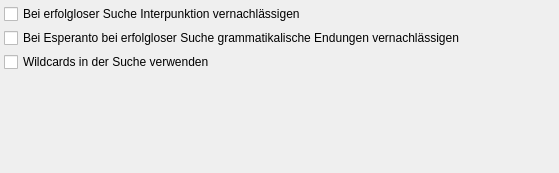
<ui version="4.0" >
 <class>ConfigDglSearchClass</class>
 <widget class="QWidget" name="ConfigDglSearchClass" >
  <property name="geometry" >
   <rect>
    <x>0</x>
    <y>0</y>
    <width>559</width>
    <height>173</height>
   </rect>
  </property>
  <property name="windowTitle" >
   <string>ConfigDglSearch</string>
  </property>
  <layout class="QVBoxLayout" >
   <property name="spacing" >
    <number>4</number>
   </property>
   <property name="leftMargin" >
    <number>4</number>
   </property>
   <property name="topMargin" >
    <number>4</number>
   </property>
   <property name="rightMargin" >
    <number>4</number>
   </property>
   <property name="bottomMargin" >
    <number>4</number>
   </property>
   <item>
    <widget class="QCheckBox" name="punctation" >
     <property name="text" >
      <string>Bei erfolgloser Suche Interpunktion vernachlässigen</string>
     </property>
    </widget>
   </item>
   <item>
    <widget class="QCheckBox" name="eoending" >
     <property name="text" >
      <string>Bei Esperanto bei erfolgloser Suche grammatikalische Endungen vernachlässigen</string>
     </property>
    </widget>
   </item>
   <item>
    <widget class="QCheckBox" name="cbUseWildcards" >
     <property name="text" >
      <string>Wildcards in der Suche verwenden</string>
     </property>
    </widget>
   </item>
   <item>
    <spacer>
     <property name="orientation" >
      <enum>Qt::Vertical</enum>
     </property>
     <property name="sizeHint" >
      <size>
       <width>20</width>
       <height>40</height>
      </size>
     </property>
    </spacer>
   </item>
  </layout>
 </widget>
 <layoutdefault spacing="4" margin="4" />
 <includes/>
 <resources/>
 <connections/>
</ui>
